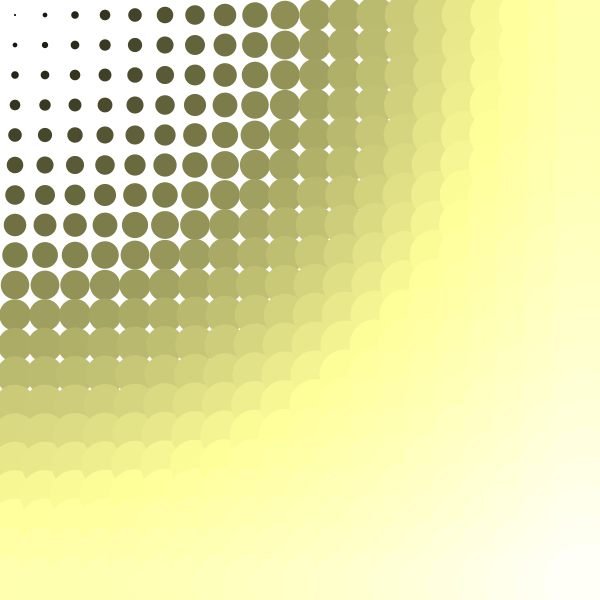
Frame 1 (no input)
Frame 60 (the mouse pressed at the canvas centre just before this capture): identical to frame 1, image omitted
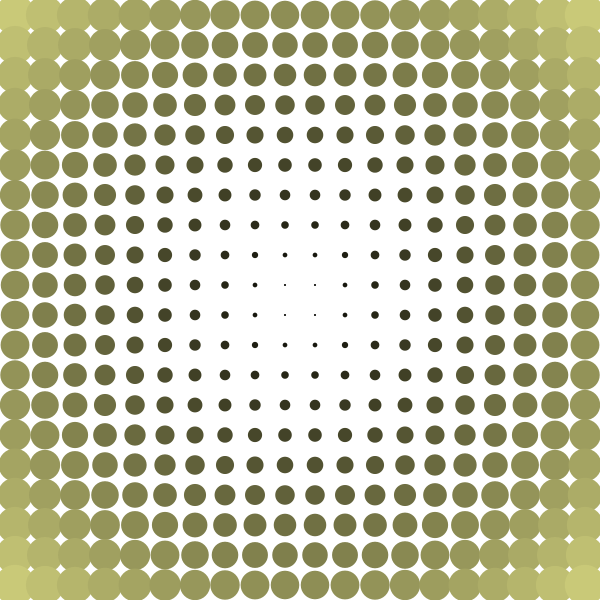
Frame 120 (the mouse held since frame 60 and released just before this capture)

The Processing sketch that drew these frames (run headless with seeded random() and noise(); from frame 60 on, the mouse is pressed at the canvas centre):

// Processing sketch: distCircles
// ── distCircles.pde

int nCells = 20;
float sizeCell;

void setup () {
  size(600, 600);

  sizeCell = width / float(nCells);
}

void draw () {
  background(255);

  for (int i = 0; i < nCells; i++) {
    for (int j = 0; j < nCells; j++) {
      drawCell(i, j);
    }
  }
}

void drawCell (int i, int j) {
  float x = i * sizeCell;
  float y = j * sizeCell;

  fill(255);
  stroke(0);
  //rect(x, y, sizeCell, sizeCell);

  float cx = x + (sizeCell * 0.5);
  float cy = y + (sizeCell * 0.5);
  
  float diam = distance(cx, cy, mouseX, mouseY);

  fill(diam * 0.5, diam * 0.5, diam * 0.3);
  noStroke();
  
  diam = diam / 10;
  ellipse(cx, cy, diam, diam);
}

float distance (float x1, float y1, float x2, float y2) {
  float diffX = x2 - x1;
  float diffY = y2 - y1;

  return sqrt((diffX * diffX) + (diffY * diffY));
}
